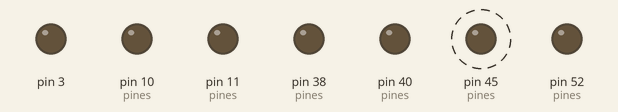
This sketch was run on a simulated Arduino Mega 2560, built with avr-gcc and run on an emulated ATmega2560. Parts: output pins drawn as LEDs (lit = HIGH). Dashed ring = blinking.

Above: at 0.5 s.
Timing chart, 0 to 4.6 s (numbered marks = the images above):
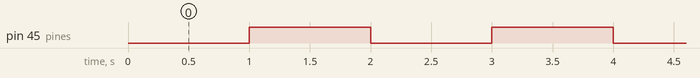

The sketch:

sietemodular.ino
```cpp
// main.ino

#include "deteccion.h"
#include "pines.h"

void setup() {

    // Configurar todos los pines como salida
    for (int i = 0; i < 6; i++) {
        configurarSalida(pines[i]);
    }

    // Iniciar con todos los pines apagados
    for (int i = 0; i < 6; i++) {
        apagarPin(pines[i]);
    }

    pinMode(18, INPUT_PULLUP);
    pinMode(3, OUTPUT);
    //attachInterrupt(digitalPinToInterrupt(18), detectarDiente, RISING);
    Serial.begin(2000000);
}

void loop() {

  apagarPin(pines[0]);  // Apagar pin
delay(1000);

  encenderPin(pines[0]);     // Encender pin
  delay(1000);

}
```

deteccion.h
```cpp
#ifndef DETECCION_H
#define DETECCION_H

#include <Arduino.h>

// Declaración de variables globales
extern volatile unsigned long tiempoAnterior;
extern volatile unsigned long tiempoEntreDientes;
extern volatile unsigned long tiempoAnteriorDiente;
extern volatile bool dienteReferenciaDetectado;
extern volatile bool flancoDetectado;
extern volatile int cilindro;
extern volatile int bobina;
extern volatile bool enEjecucion;


void detectarDiente();

#endif // DETECCION_H
```

pines.cpp
```cpp
#include "pines.h"

// Definir pines con sus respectivos puertos y números
Pin pines[] = {
    {&PORTL, PL4},  // Pin 45 (IGN6)1punta
    {&PORTD, PD7},  // Pin 38 (IGN2)2punta
    {&PORTG, PG1},  // Pin 40 (IGN3)3punta
    {&PORTB, PB5},  // Pin 11 (IGN4)4punta
    {&PORTB, PB4},  // Pin 10 (IGN5)5punta
    {&PORTB, PB1},  // Pin 52 (IGN1)6punta
};

void configurarSalida(Pin& pin) {
    // Configurar el pin como salida
    *(pin.puerto - 1) |= (1 << pin.pin);  // DDRx registro (número de puerto - 1)
}

void encenderPin(Pin& pin) {
    // Encender el pin
    *(pin.puerto) |= (1 << pin.pin);
}

void apagarPin(Pin& pin) {
    // Apagar el pin
    *(pin.puerto) &= ~(1 << pin.pin);
}
```

pines.h
```cpp
#ifndef PINES_H
#define PINES_H

#include <Arduino.h>

// Definir estructura para almacenar información del pin
struct Pin {
    volatile uint8_t* puerto;
    uint8_t pin;
};

// Definir pines con sus respectivos puertos y números
extern Pin pines[];  // Declarar el arreglo de pines

// Funciones para manipular los pines
void configurarSalida(Pin& pin);
void encenderPin(Pin& pin);
void apagarPin(Pin& pin);

#endif  // PINES_H
```

Measured:
- by itself, pin 45 (pines): alternates HIGH for 1.0 s and LOW for 1.0 s
